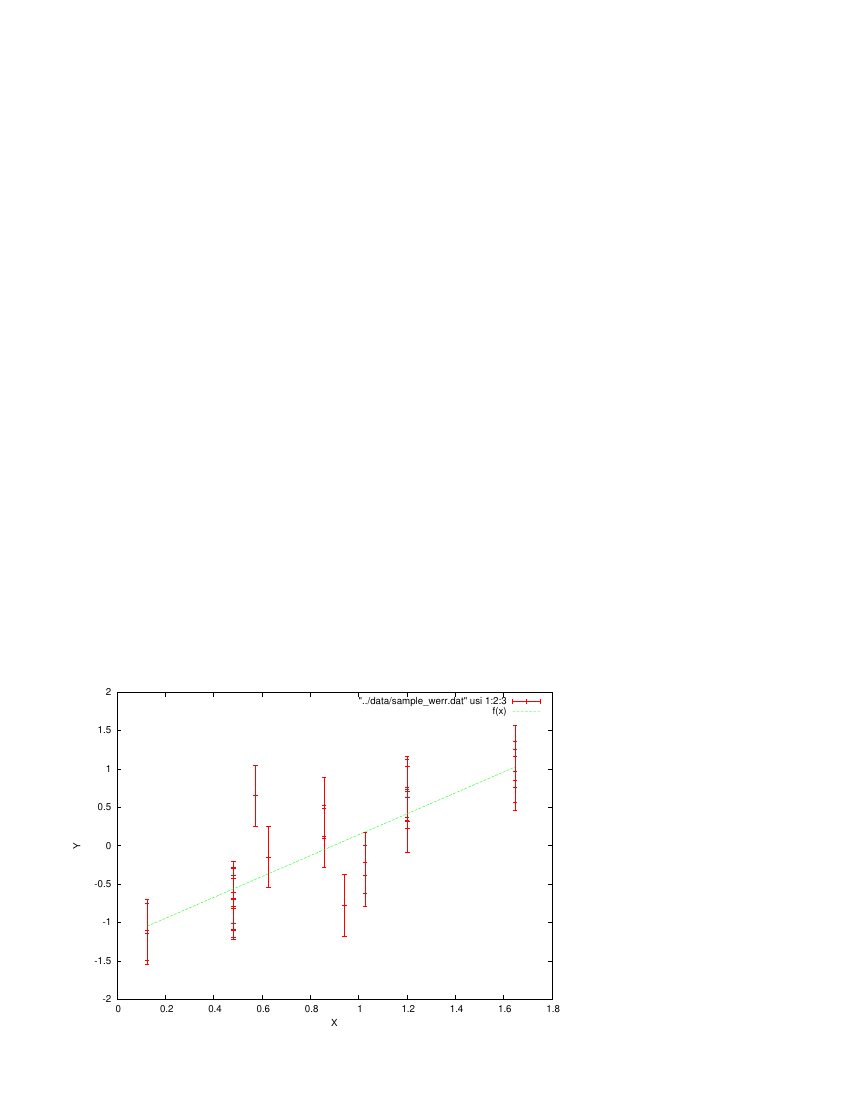

Generate this figure with gnuplot:
plot "../data/sample_werr.dat" usi 1:2:3 w yerrorbars
f(x) = a * x + b 
a = 1 
b = -1
fit f(x) "../data/sample_werr.dat" usi 1:2:3 via a,b 
set xlabel "X"
set ylabel "Y"
set term postscript eps color enhanced
set output "out_werr/fit_gnu.ps"
plot "../data/sample_werr.dat" usi 1:2:3 w yerr, f(x)
set term x11
exit
